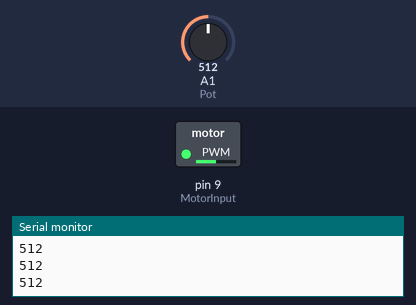
Bench run of a sketch on a simulated Arduino Uno, built with avr-gcc and run on an emulated ATmega328P. Parts: switched loads named in the sketch (green lamp = pin HIGH), the last lines printed to the serial monitor. Inputs (shaded band) come from the test bench; at power-on: A1 (Pot) = 512.

Above: at 1.2 s.
1.3 s: A1 (Pot) set to 716
At 2.5 s:
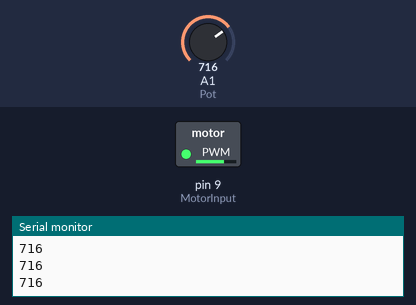
2.8 s: A1 (Pot) set to 900
At 3.9 s:
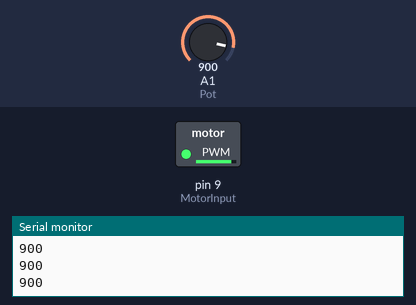
4.3 s: A1 (Pot) set to 122
At 5.0 s:
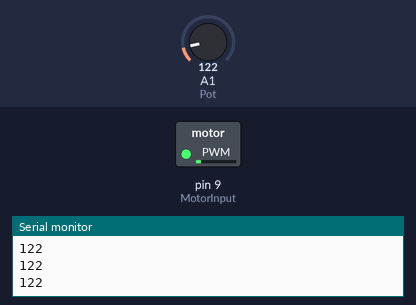
5.8 s: A1 (Pot) set to 0
At 6.1 s:
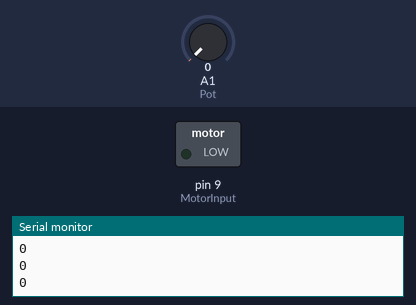
7.3 s: A1 (Pot) set to 511
At 8.5 s:
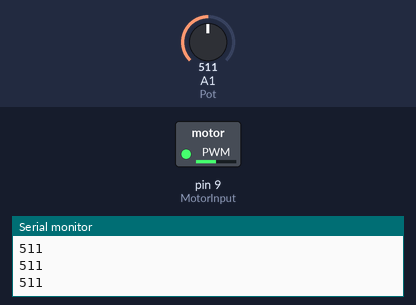
Timing chart, 0 to 9.8 s (numbered marks = the images above; inputs shaded):
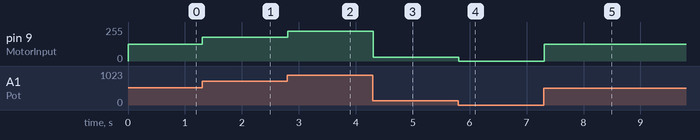

The sketch:

Motor_Speed.ino
```cpp
int Pot = A1;
int MotorInput = 9;
int Speed;
int Motor;
//        int Volts;

void setup() {
  Serial.begin(9600);
  pinMode(Pot, INPUT);
  pinMode(Motor, OUTPUT);


}

void loop() {
  Motor = analogRead(Pot);
  Serial.println(Motor);
  Speed = map(Motor,0, 1023, 0, 255);
  //Serial.println(Speed);
  //Volts = map(Motor, 0, 1023, 0.00, 5.00);
  //Serial.println(Volts);
  analogWrite(MotorInput, Speed);
}
```

Measured:
- after the input at 1.3 s, pin 9 (MotorInput): 127/255 → 178/255 at once
- after the input at 2.8 s, pin 9 (MotorInput): 178/255 → 224/255 at once
- after the input at 4.3 s, pin 9 (MotorInput): 224/255 → 30/255 at once
- after the input at 5.8 s, pin 9 (MotorInput): 30/255 → 0/255 at once
- after the input at 7.3 s, pin 9 (MotorInput): 0/255 → 127/255 at once
